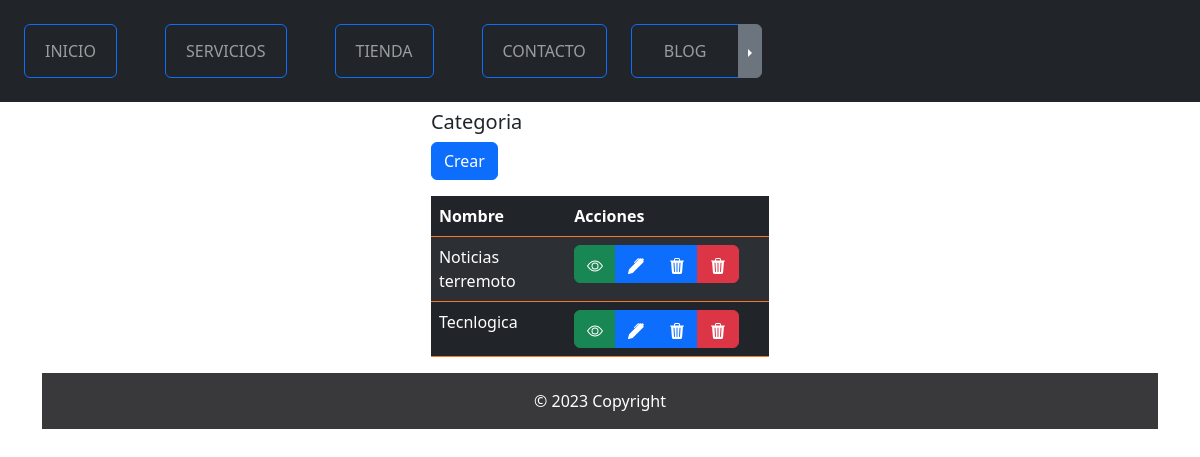
The page /blogs/categoria on the database as committed earlier.
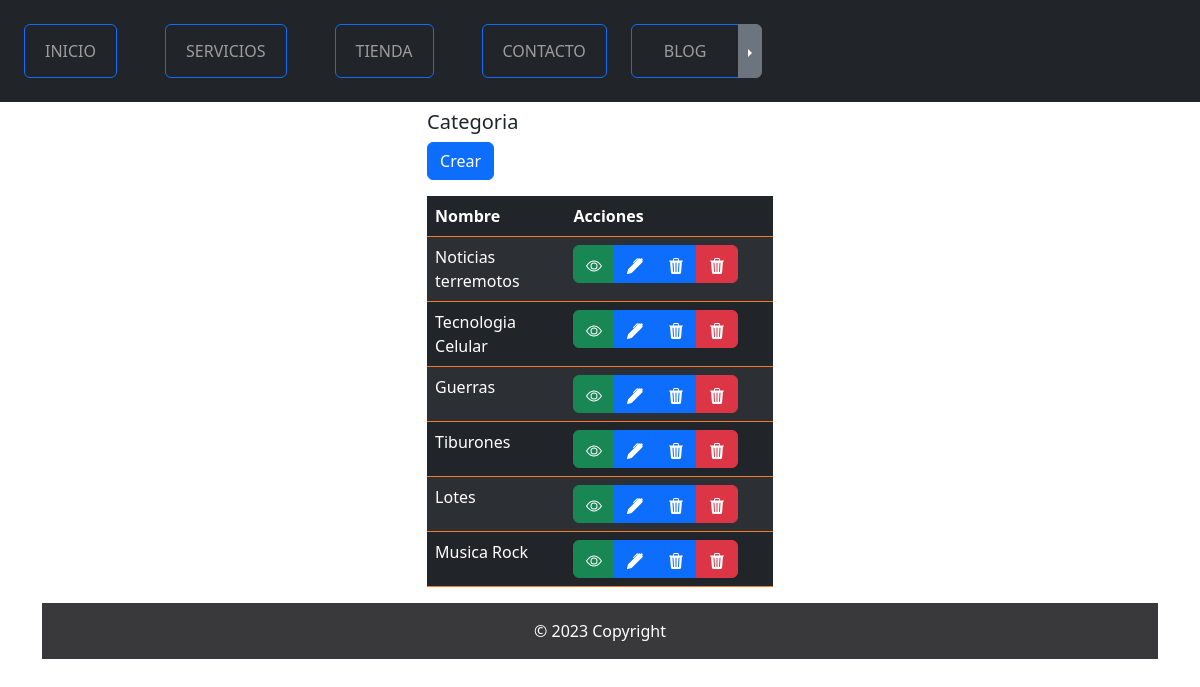
The same page on the database as committed later.
### blogs/models.py (models this page shows, shortened)
class Categoria(models.Model):
    nombre = models.CharField(max_length=50)
    created = models.DateTimeField(auto_now_add=True)
    updated = models.DateTimeField(auto_now=True)
    class Meta:
        verbose_name = 'categoria'
        verbose_name_plural = 'categorias'
        db_table = 'demo_categoria'

### blogs/views.py (the view)
# urls.py: path('categoria', CategoriaListado.as_view(
class CategoriaListado(ListView):
    model = Categoria

### blogs/templates/blogs/categoria/index.html (shortened to what this page needs)
{% extends "master.html" %}
{% load static %}
{% block content %}
    <link rel="stylesheet"
          type="text/css"
          href="{% static 'ProyectoWebApp/css/style.css' %}"/>
    <div class="container mt-2 w-50">
        <div class="d-flex align-items-center justify-content-center">
            <div class="table-responsive">
                <div class="container">
                    <h5>Categoria</h5>
                    <div align="left" class="btn_crear mb-3">
                        <a href="categoria/crear" type="button" class="btn btn-primary">Crear</a>
                    </div>
                    <table class="table table-striped table-hover table-dark border-color-custom1">
                        <thead class="thead-dark">
                            <tr>
                                <th scope="col" width="40%">Nombre</th>
                                <th>Acciones</th>
                            </tr>
                        </thead>
                        <tbody class="border-color-custom1">
                            {% for categoria in object_list  %}
                                <tr>
                                    <td>{{ categoria.nombre }}</td>
                                    <td>
                                        <form method="post" action="eliminar/{{ categoria.id }}">
                                            <div class="btn-group">
                                                <a href="categoria/detalles/{{ categoria.id }}"
                                                   title="Ver"
                                                   type="button"
                                                   class="btn btn-success">
                                                </a>
                                                <a href="categoria/editar/{{ categoria.id }}"
                                                   title="Editar"
                                                   type="button"
                                                   class="btn btn-primary">
                                                </a>
                                                <a href="categoria/eliminar/{{ categoria.id }}"
                                                   title="Editar"
                                                   type="button"
                                                   class="btn btn-primary"
                                                   onclick="return eliminar();">
                                                </a>
                                                <button class="btn btn-danger" onclick="return categoriaeliminar();" type="submit">
                                                </button>
                                            </div>
                                        </form>
                                    </td>
                                </tr>
                            {% endfor %}
                        </tbody>
                    </table>
                </div>
            </div>
        </div>
    </div>
{% endblock %}

Rows that differ between the two databases and show on the page:
changed Categoria: nombre "Noticias terremoto" → "Noticias terremotos"
changed Categoria: nombre "Tecnlogica" → "Tecnologia Celular"
added Categoria: nombre "Guerras"
added Categoria: nombre "Tiburones"
added Categoria: nombre "Lotes"
added Categoria: nombre "Musica Rock"
